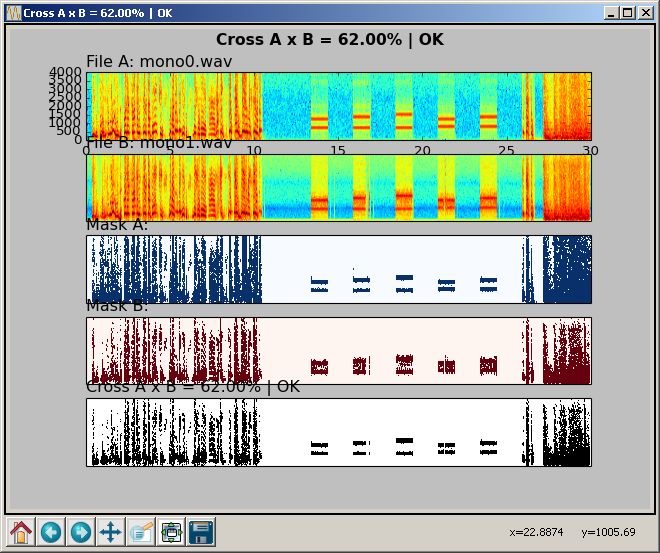

This figure's Python source:
# Cross spectral match
# 14/08/2014 
# llpassarelli@gmail.com

import numpy as np
import wave 
import matplotlib.pyplot as plt
from matplotlib.mlab import find
from pylab import specgram, savefig
import sys

file0 = 'mono0.wav'
file1 = 'mono1.wav'
# threshold mask
th_min=20
th_max=100
# th_result aprova | reprova
th_result=50
nfft = 128
fig, (ax1,ax2,ax3,ax4,ax5) = plt.subplots(5)

if len(sys.argv) == 3:
	file0=sys.argv[1]
	file1=sys.argv[2]

print('wav_files:', file0, file1)	
spf0 = wave.open(file0,'r')
spf1 = wave.open(file1,'r')

#If Stereo
if (spf0.getnchannels() == 2 or spf1.getnchannels() == 2):
    print 'Just mono files'
    sys.exit(0)
	
# Extract Raw Audio from Wav File 0
S0 = spf0.readframes(-1)
S0 = np.fromstring(S0, 'Int16')
fs0 = spf0.getframerate()
S1 = spf1.readframes(-1)
S1 = np.fromstring(S1, 'Int16')
fs1 = spf1.getframerate()

# Extract sample Times
t1=8000 * 2.8
t2=8000 * 32.8
s0=S0[t1:t2]
s1=S1[t1:t2]

# Find peaks
peak = 150
a = find((s0[1:] >= peak) & (s0[:-1] < peak))
b = find((s1[1:] >= peak) & (s1[:-1] < peak))

# Diff of first peaks
diff = a[0] - b[0]

# Remove delay  
s0 = S0[t1+diff:t2+diff]
print('Async [0:10]')
print('A:',a[0:10])
print('B:',b[0:10])
print('diff: A-B:',diff)

# Find peaks
a = find((s0[1:] >= peak) & (s0[:-1] < peak))
b = find((s1[1:] >= peak) & (s1[:-1] < peak))

# Show first sync
print('Sync [0:10]')
print('A:', a[0:10])
print('B:', b[0:10])   

# Test len( A | B ) and scale 
if(len(s0) > len(s1)):
	diff = np.zeros(len(s0) - len(s1))
	s1 = np.append(s1,diff)
	print('len(A), len(B), diff(A-B)', len(s0), len(s1))			
if(len(s0) < len(s1)):
	diff = np.zeros(len(s1) - len(s0))
	s0 = np.append(s0,diff)
	print('len(A), len(B), diff(A-B)', len(s0), len(s1))	

#Spectro A	
Px0, freqs0, bins0, im0 = ax1.specgram(s0, NFFT=nfft,Fs=fs0, noverlap=0)
ax1.set_title('File A: '+file0, loc='left')
#Spectro B
Px1, freqs1, bins1, im1 = ax2.specgram(s1, NFFT=nfft,Fs=fs1, noverlap=0)
ax2.set_title('File B: '+file1, loc='left')
ax2.axes.get_xaxis().set_visible(False)
ax2.axes.get_yaxis().set_visible(False)
# Scale
arr2D1 = 10 * np.log10(Px0)
arr2D1[arr2D1 == -np.inf] = 0 # replace infs with zeros
arr2D2 = 10 * np.log10(Px1)
arr2D2[arr2D2 == -np.inf] = 0 # replace infs with zeros
# mask
th1=((th_min < arr2D1) & (arr2D1<th_max))# mask A
th2=((th_min-2 < arr2D2) & (arr2D2<th_max))# mask B
# mask error
error = (th1 & th2) 
# error %
a=np.count_nonzero(th1)
b=np.count_nonzero(error)
c=a-b
d=(((c*100))/a)

# mask A
ax3.imshow(th1, interpolation='nearest', aspect='auto', cmap='Blues')
ax3.invert_yaxis()
ax3.axes.get_xaxis().set_visible(False)
ax3.axes.get_yaxis().set_visible(False)
ax3.set_title('Mask A: ', loc='left')

# mask B
ax4.imshow(th2, interpolation='nearest', aspect='auto', cmap='Reds')
ax4.invert_yaxis()
ax4.axes.get_xaxis().set_visible(False)
ax4.axes.get_yaxis().set_visible(False)
ax4.set_title('Mask B: ', loc='left')

# mask error
ax5.imshow(error, interpolation='nearest', aspect='auto', cmap='Greys')
ax5.invert_yaxis()
ax5.axes.get_xaxis().set_visible(False)
ax5.axes.get_yaxis().set_visible(False)
d = "%0.2f" % (100-d)

if(float(d)>th_result):
	result='OK'
else:
	result='ERRO'
	
title = 'Cross A x B = '+str(d)+'% | '+result
fig.suptitle(title, fontsize=14, fontweight='bold')	
ax5.set_title(title, loc='left')
fig = plt.gcf()
fig.canvas.set_window_title(title)
plt.show()
 
